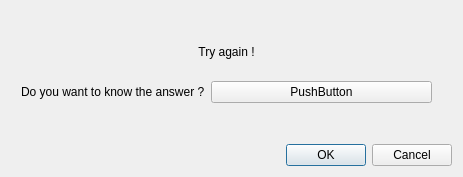
<?xml version="1.0" encoding="UTF-8"?>
<ui version="4.0">
 <class>Answer</class>
 <widget class="QDialog" name="Answer">
  <property name="geometry">
   <rect>
    <x>0</x>
    <y>0</y>
    <width>463</width>
    <height>177</height>
   </rect>
  </property>
  <property name="windowTitle">
   <string>Dialog</string>
  </property>
  <layout class="QVBoxLayout" name="verticalLayout">
   <item>
    <widget class="QStackedWidget" name="stackedWidget">
     <property name="currentIndex">
      <number>0</number>
     </property>
     <widget class="QWidget" name="page">
      <widget class="QLabel" name="label">
       <property name="geometry">
        <rect>
         <x>0</x>
         <y>30</y>
         <width>431</width>
         <height>21</height>
        </rect>
       </property>
       <property name="text">
        <string>Try again !</string>
       </property>
       <property name="alignment">
        <set>Qt::AlignCenter</set>
       </property>
      </widget>
      <widget class="QWidget" name="formLayoutWidget">
       <property name="geometry">
        <rect>
         <x>10</x>
         <y>70</y>
         <width>411</width>
         <height>31</height>
        </rect>
       </property>
       <layout class="QFormLayout" name="formLayout_2">
        <item row="0" column="0">
         <widget class="QLabel" name="label_2">
          <property name="text">
           <string>Do you want to know the answer ?</string>
          </property>
         </widget>
        </item>
        <item row="0" column="1">
         <widget class="QPushButton" name="pushButton">
          <property name="text">
           <string>PushButton</string>
          </property>
         </widget>
        </item>
       </layout>
      </widget>
     </widget>
     <widget class="QWidget" name="page_2">
      <widget class="QWidget" name="verticalLayoutWidget">
       <property name="geometry">
        <rect>
         <x>10</x>
         <y>0</y>
         <width>431</width>
         <height>121</height>
        </rect>
       </property>
       <layout class="QVBoxLayout" name="verticalLayout_2">
        <item>
         <widget class="QLabel" name="french">
          <property name="text">
           <string>TextLabel</string>
          </property>
         </widget>
        </item>
        <item>
         <widget class="QLabel" name="german">
          <property name="text">
           <string>TextLabel</string>
          </property>
         </widget>
        </item>
        <item>
         <widget class="QLabel" name="english">
          <property name="text">
           <string>TextLabel</string>
          </property>
         </widget>
        </item>
        <item>
         <widget class="QLabel" name="article">
          <property name="text">
           <string>TextLabel</string>
          </property>
         </widget>
        </item>
        <item>
         <widget class="QLabel" name="plural">
          <property name="text">
           <string>TextLabel</string>
          </property>
         </widget>
        </item>
       </layout>
      </widget>
     </widget>
    </widget>
   </item>
   <item>
    <widget class="QDialogButtonBox" name="buttonBox">
     <property name="orientation">
      <enum>Qt::Horizontal</enum>
     </property>
     <property name="standardButtons">
      <set>QDialogButtonBox::Cancel|QDialogButtonBox::Ok</set>
     </property>
    </widget>
   </item>
  </layout>
 </widget>
 <resources/>
 <connections>
  <connection>
   <sender>buttonBox</sender>
   <signal>accepted()</signal>
   <receiver>Answer</receiver>
   <slot>accept()</slot>
   <hints>
    <hint type="sourcelabel">
     <x>248</x>
     <y>254</y>
    </hint>
    <hint type="destinationlabel">
     <x>157</x>
     <y>274</y>
    </hint>
   </hints>
  </connection>
  <connection>
   <sender>buttonBox</sender>
   <signal>rejected()</signal>
   <receiver>Answer</receiver>
   <slot>reject()</slot>
   <hints>
    <hint type="sourcelabel">
     <x>316</x>
     <y>260</y>
    </hint>
    <hint type="destinationlabel">
     <x>286</x>
     <y>274</y>
    </hint>
   </hints>
  </connection>
 </connections>
</ui>
